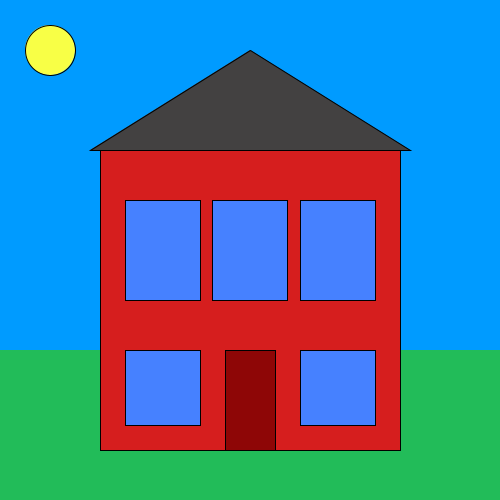
Frame 1 (no input)
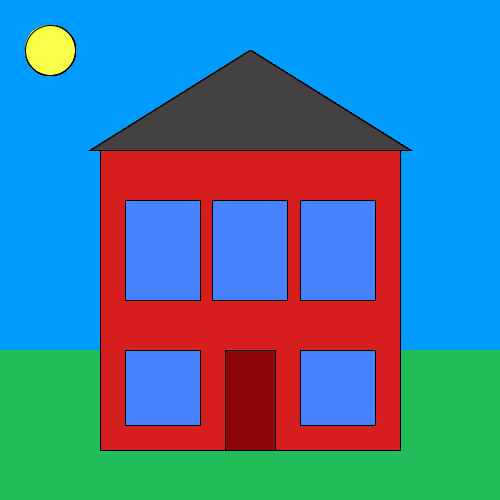
Frame 60 (the mouse pressed at the canvas centre just before this capture)
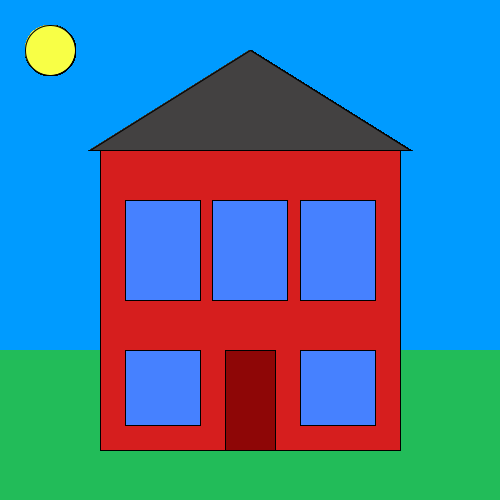
Frame 120 (the mouse held since frame 60 and released just before this capture)

The Processing sketch that drew these frames (run headless with seeded random() and noise(); from frame 60 on, the mouse is pressed at the canvas centre):

// Processing sketch: sketch_02_house_drawing
// ── sketch_02_house_drawing.pde
void setup(){
  size(500,500);
  background(#009BFF);
}

void draw(){
  // grass
  noStroke();
  fill(#22BC59);
  rect(0,350,500,250);

  // house block
  stroke(#000000);
  strokeWeight(1);
  fill(#D61E1E);
  rect(100,150,300,300);
  
  // roof
  fill(#434141);
  triangle(90, 150, 410, 150, 250, 50);
  
  // door
  fill(#8E0606);
  rect(225,350,50,100);
  
  // window fill
  fill(#4681FF);
  
  // bottom left window
  rect(125,350,75,75);
  
  // bottom right window
  rect(300,350,75,75);
  
  // top right window
  rect(125,200,75,100);
 
  // top middle window
  rect(212.5,200,75,100); 
  
  // top right window
  rect(300,200,75,100);
  
  //sun
  fill(#F8FF46);
  ellipse(50,50,50,50);
}
